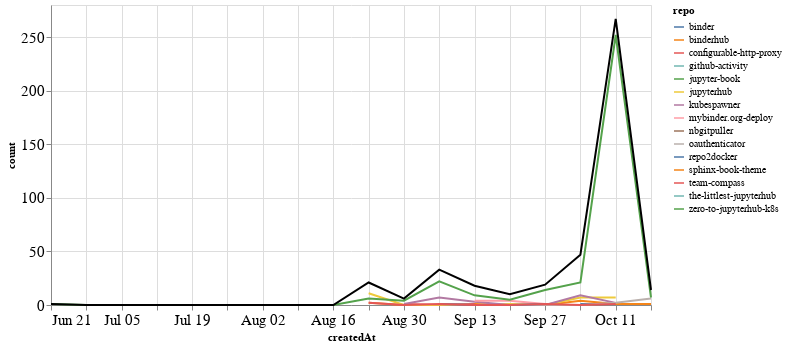

Write notebook code for a chart like this one.
### Markdown cell above
## Comments

### Code cell
comments_time = comments.groupby('repo').resample('W', on='createdAt').count()['author'].reset_index()
comments_time = comments_time.rename(columns={'author': 'count'})
comments_time_total = comments_time.groupby('createdAt').agg({"count": "sum"}).reset_index()
ch1 = alt.Chart(comments_time, width=600).mark_line().encode(
    x='createdAt',
    y='count',
    color='repo',
    tooltip="repo"
)

ch2 = alt.Chart(comments_time_total, width=600).mark_line(color="black").encode(
    x='createdAt',
    y='count',
)

ch1 + ch2

### Figure 1 — Vega-Lite specification as saved in the notebook (floating-point values rounded to 4 significant figures)
{"config": {"axisLeft": {"labelFontSize": 15}, "axisBottom": {"labelFontSize": 15}}, "layer": [{"data": {"name": "data-1b95f49c56b3b96e89d6324424ceacd2"}, "mark": "line", "encoding": {"color": {"type": "nominal", "field": "repo"}, "tooltip": {"type": "nominal", "field": "repo"}, "x": {"type": "temporal", "field": "createdAt"}, "y": {"type": "quantitative", "field": "count"}}, "width": 600}, {"data": {"name": "data-c9fb71fb88cf58e12c3e3c4bccb360b8"}, "mark": {"type": "line", "color": "black"}, "encoding": {"x": {"type": "temporal", "field": "createdAt"}, "y": {"type": "quantitative", "field": "count"}}, "width": 600}], "$schema": "https://vega.github.io/schema/vega-lite/v4.8.1.json", "datasets": {"data-1b95f49c56b3b96e89d6324424ceacd2": [{"repo": "binder", "createdAt": "2020-10-04T00:00:00", "count": 1}, {"repo": "binder", "createdAt": "2020-10-11T00:00:00", "count": 1}, {"repo": "binderhub", "createdAt": "2020-08-23T00:00:00", "count": 2}, {"repo": "binderhub", "createdAt": "2020-08-30T00:00:00", "count": 0}, {"repo": "binderhub", "createdAt": "2020-09-06T00:00:00", "count": 0}, {"repo": "binderhub", "createdAt": "2020-09-13T00:00:00", "count": 1}, {"repo": "binderhub", "createdAt": "2020-09-20T00:00:00", "count": 0}, {"repo": "binderhub", "createdAt": "2020-09-27T00:00:00", "count": 0}, {"repo": "binderhub", "createdAt": "2020-10-04T00:00:00", "count": 4}, {"repo": "binderhub", "createdAt": "2020-10-11T00:00:00", "count": 1}, {"repo": "binderhub", "createdAt": "2020-10-18T00:00:00", "count": 1}, {"repo": "configurable-http-proxy", "createdAt": "2020-08-30T00:00:00", "count": 1}, {"repo": "configurable-http-proxy", "createdAt": "2020-09-06T00:00:00", "count": 0}, {"repo": "configurable-http-proxy", "createdAt": "2020-09-13T00:00:00", "count": 1}, {"repo": "github-activity", "createdAt": "2020-10-11T00:00:00", "count": 1}, {"repo": "jupyter-book", "createdAt": "2020-10-04T00:00:00", "count": 2}, {"repo": "jupyterhub", "createdAt": "2020-08-23T00:00:00", "count": 11}, {"repo": "jupyterhub", "createdAt": "2020-08-30T00:00:00", "count": 0}, {"repo": "jupyterhub", "createdAt": "2020-09-06T00:00:00", "count": 0}, {"repo": "jupyterhub", "createdAt": "2020-09-13T00:00:00", "count": 0}, {"repo": "jupyterhub", "createdAt": "2020-09-20T00:00:00", "count": 1}, {"repo": "jupyterhub", "createdAt": "2020-09-27T00:00:00", "count": 0}, {"repo": "jupyterhub", "createdAt": "2020-10-04T00:00:00", "count": 7}, {"repo": "jupyterhub", "createdAt": "2020-10-11T00:00:00", "count": 7}, {"repo": "kubespawner", "createdAt": "2020-08-30T00:00:00", "count": 1}, {"repo": "kubespawner", "createdAt": "2020-09-06T00:00:00", "count": 7}, {"repo": "kubespawner", "createdAt": "2020-09-13T00:00:00", "count": 3}, {"repo": "kubespawner", "createdAt": "2020-09-20T00:00:00", "count": 0}, {"repo": "kubespawner", "createdAt": "2020-09-27T00:00:00", "count": 0}, {"repo": "kubespawner", "createdAt": "2020-10-04T00:00:00", "count": 9}, {"repo": "kubespawner", "createdAt": "2020-10-11T00:00:00", "count": 2}, {"repo": "mybinder.org-deploy", "createdAt": "2020-09-13T00:00:00", "count": 4}, {"repo": "mybinder.org-deploy", "createdAt": "2020-09-20T00:00:00", "count": 4}, {"repo": "mybinder.org-deploy", "createdAt": "2020-09-27T00:00:00", "count": 1}, {"repo": "nbgitpuller", "createdAt": "2020-10-04T00:00:00", "count": 3}, {"repo": "oauthenticator", "createdAt": "2020-09-06T00:00:00", "count": 1}, {"repo": "oauthenticator", "createdAt": "2020-09-13T00:00:00", "count": 0}, {"repo": "oauthenticator", "createdAt": "2020-09-20T00:00:00", "count": 0}, {"repo": "oauthenticator", "createdAt": "2020-09-27T00:00:00", "count": 0}, {"repo": "oauthenticator", "createdAt": "2020-10-04T00:00:00", "count": 0}, {"repo": "oauthenticator", "createdAt": "2020-10-11T00:00:00", "count": 2}, {"repo": "oauthenticator", "createdAt": "2020-10-18T00:00:00", "count": 6}, {"repo": "repo2docker", "createdAt": "2020-09-06T00:00:00", "count": 1}, {"repo": "repo2docker", "createdAt": "2020-09-13T00:00:00", "count": 0}, {"repo": "repo2docker", "createdAt": "2020-09-20T00:00:00", "count": 0}, {"repo": "repo2docker", "createdAt": "2020-09-27T00:00:00", "count": 1}, {"repo": "sphinx-book-theme", "createdAt": "2020-09-27T00:00:00", "count": 2}, {"repo": "team-compass", "createdAt": "2020-08-23T00:00:00", "count": 2}, {"repo": "team-compass", "createdAt": "2020-08-30T00:00:00", "count": 0}, {"repo": "team-compass", "createdAt": "2020-09-06T00:00:00", "count": 1}, {"repo": "team-compass", "createdAt": "2020-09-13T00:00:00", "count": 0}, {"repo": "team-compass", "createdAt": "2020-09-20T00:00:00", "count": 0}, {"repo": "team-compass", "createdAt": "2020-09-27T00:00:00", "count": 1}, {"repo": "team-compass", "createdAt": "2020-10-04T00:00:00", "count": 0}, {"repo": "team-compass", "createdAt": "2020-10-11T00:00:00", "count": 1}, {"repo": "the-littlest-jupyterhub", "createdAt": "2020-09-06T00:00:00", "count": 1}, {"repo": "zero-to-jupyterhub-k8s", "createdAt": "2020-06-21T00:00:00", "count": 1}, {"repo": "zero-to-jupyterhub-k8s", "createdAt": "2020-06-28T00:00:00", "count": 0}, {"repo": "zero-to-jupyterhub-k8s", "createdAt": "2020-07-05T00:00:00", "count": 0}, {"repo": "zero-to-jupyterhub-k8s", "createdAt": "2020-07-12T00:00:00", "count": 0}, {"repo": "zero-to-jupyterhub-k8s", "createdAt": "2020-07-19T00:00:00", "count": 0}, {"repo": "zero-to-jupyterhub-k8s", "createdAt": "2020-07-26T00:00:00", "count": 0}, {"repo": "zero-to-jupyterhub-k8s", "createdAt": "2020-08-02T00:00:00", "count": 0}, {"repo": "zero-to-jupyterhub-k8s", "createdAt": "2020-08-09T00:00:00", "count": 0}, {"repo": "zero-to-jupyterhub-k8s", "createdAt": "2020-08-16T00:00:00", "count": 0}, {"repo": "zero-to-jupyterhub-k8s", "createdAt": "2020-08-23T00:00:00", "count": 6}, {"repo": "zero-to-jupyterhub-k8s", "createdAt": "2020-08-30T00:00:00", "count": 4}, {"repo": "zero-to-jupyterhub-k8s", "createdAt": "2020-09-06T00:00:00", "count": 22}, {"repo": "zero-to-jupyterhub-k8s", "createdAt": "2020-09-13T00:00:00", "count": 9}, {"repo": "zero-to-jupyterhub-k8s", "createdAt": "2020-09-20T00:00:00", "count": 5}, {"repo": "zero-to-jupyterhub-k8s", "createdAt": "2020-09-27T00:00:00", "count": 14}, {"repo": "zero-to-jupyterhub-k8s", "createdAt": "2020-10-04T00:00:00", "count": 21}, {"repo": "zero-to-jupyterhub-k8s", "createdAt": "2020-10-11T00:00:00", "count": 252}, {"repo": "zero-to-jupyterhub-k8s", "createdAt": "2020-10-18T00:00:00", "count": 7}], "data-c9fb71fb88cf58e12c3e3c4bccb360b8": [{"createdAt": "2020-06-21T00:00:00", "count": 1}, {"createdAt": "2020-06-28T00:00:00", "count": 0}, {"createdAt": "2020-07-05T00:00:00", "count": 0}, {"createdAt": "2020-07-12T00:00:00", "count": 0}, {"createdAt": "2020-07-19T00:00:00", "count": 0}, {"createdAt": "2020-07-26T00:00:00", "count": 0}, {"createdAt": "2020-08-02T00:00:00", "count": 0}, {"createdAt": "2020-08-09T00:00:00", "count": 0}, {"createdAt": "2020-08-16T00:00:00", "count": 0}, {"createdAt": "2020-08-23T00:00:00", "count": 21}, {"createdAt": "2020-08-30T00:00:00", "count": 6}, {"createdAt": "2020-09-06T00:00:00", "count": 33}, {"createdAt": "2020-09-13T00:00:00", "count": 18}, {"createdAt": "2020-09-20T00:00:00", "count": 10}, {"createdAt": "2020-09-27T00:00:00", "count": 19}, {"createdAt": "2020-10-04T00:00:00", "count": 47}, {"createdAt": "2020-10-11T00:00:00", "count": 267}, {"createdAt": "2020-10-18T00:00:00", "count": 14}]}}
